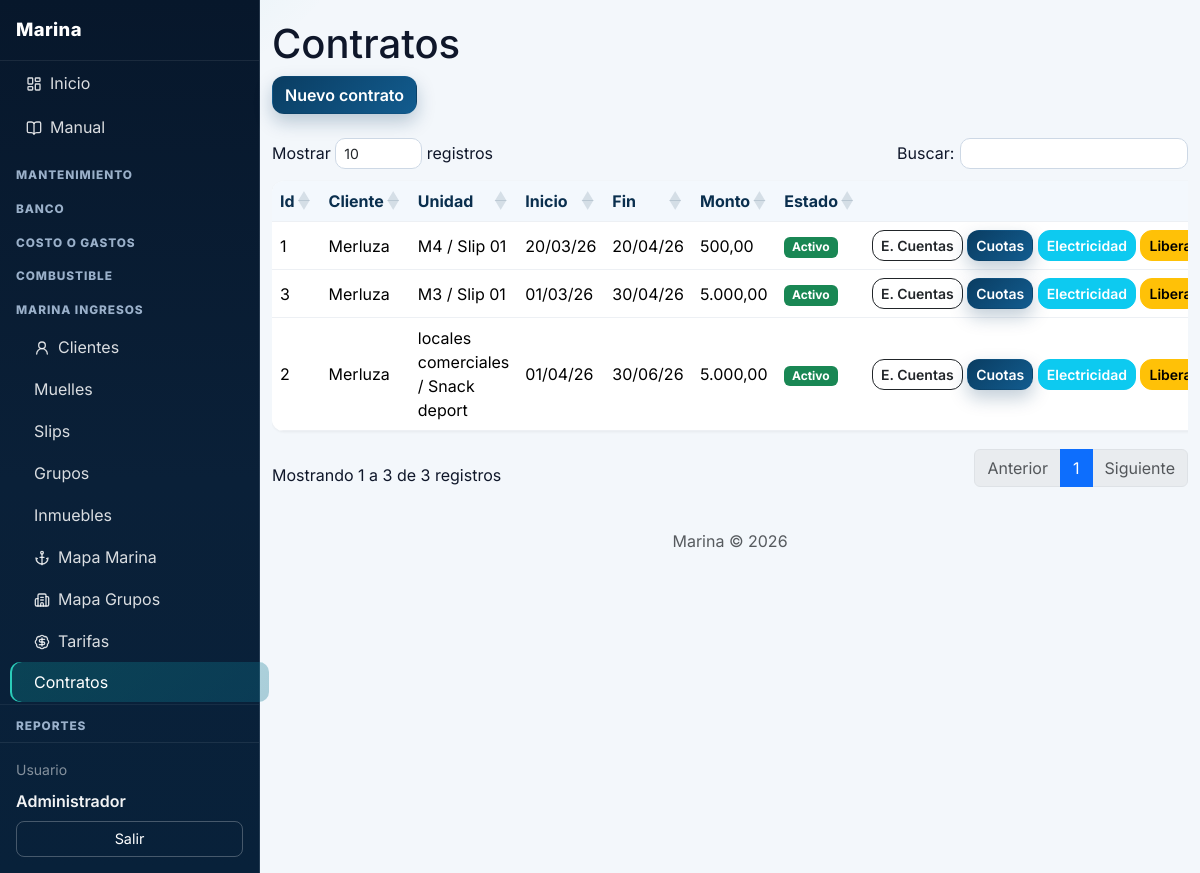
Page /index.php?p=contratos (signed in) on the committed database.
### tables this page shows
CREATE TABLE contratos (
  id INT UNSIGNED AUTO_INCREMENT PRIMARY KEY,
  cliente_id INT UNSIGNED NOT NULL,
  cuenta_id INT UNSIGNED NOT NULL COMMENT 'Cuenta de la marina donde se acreditan los pagos',
  muelle_id INT UNSIGNED NULL,
  slip_id INT UNSIGNED NULL,
  grupo_id INT UNSIGNED NULL,
  inmueble_id INT UNSIGNED NULL,
  fecha_inicio DATE NOT NULL,
  fecha_fin DATE NOT NULL,
  monto_total DECIMAL(12,2) NOT NULL,
  observaciones TEXT NULL,
  numero_recibo VARCHAR(100) NULL COMMENT 'Número de recibo emitido al cliente',
  activo TINYINT(1) NOT NULL DEFAULT 1,
  estado VARCHAR(20) NOT NULL DEFAULT 'activo' COMMENT 'activo|terminado',
  created_at DATETIME NOT NULL DEFAULT CURRENT_TIMESTAMP,
  updated_at DATETIME NOT NULL DEFAULT CURRENT_TIMESTAMP ON UPDATE CURRENT_TIMESTAMP,
  created_by INT UNSIGNED NULL,
  updated_by INT UNSIGNED NULL,
  FOREIGN KEY (cliente_id) REFERENCES clientes(id) ON DELETE RESTRICT,
  FOREIGN KEY (cuenta_id) REFERENCES cuentas(id) ON DELETE RESTRICT,
  FOREIGN KEY (muelle_id) REFERENCES muelles(id) ON DELETE RESTRICT,
  FOREIGN KEY (slip_id) REFERENCES slips(id) ON DELETE RESTRICT,
  FOREIGN KEY (grupo_id) REFERENCES grupos(id) ON DELETE RESTRICT,
  FOREIGN KEY (inmueble_id) REFERENCES inmuebles(id) ON DELETE RESTRICT,
  FOREIGN KEY (created_by) REFERENCES usuarios(id),
  FOREIGN KEY (updated_by) REFERENCES usuarios(id)
);

CREATE TABLE clientes (
  id INT UNSIGNED AUTO_INCREMENT PRIMARY KEY,
  nombre VARCHAR(150) NOT NULL,
  documento VARCHAR(50) NULL,
  telefono VARCHAR(50) NULL,
  email VARCHAR(100) NULL,
  direccion TEXT NULL,
  dueno_capitan VARCHAR(150) NULL COMMENT 'Dueño / Capitán',
  created_at DATETIME NOT NULL DEFAULT CURRENT_TIMESTAMP,
  updated_at DATETIME NOT NULL DEFAULT CURRENT_TIMESTAMP ON UPDATE CURRENT_TIMESTAMP,
  created_by INT UNSIGNED NULL,
  updated_by INT UNSIGNED NULL,
  FOREIGN KEY (created_by) REFERENCES usuarios(id),
  FOREIGN KEY (updated_by) REFERENCES usuarios(id)
);

CREATE TABLE grupos (
  id INT UNSIGNED AUTO_INCREMENT PRIMARY KEY,
  nombre VARCHAR(120) NOT NULL,
  created_at DATETIME NOT NULL DEFAULT CURRENT_TIMESTAMP,
  updated_at DATETIME NOT NULL DEFAULT CURRENT_TIMESTAMP ON UPDATE CURRENT_TIMESTAMP,
  created_by INT UNSIGNED NULL,
  updated_by INT UNSIGNED NULL,
  FOREIGN KEY (created_by) REFERENCES usuarios(id),
  FOREIGN KEY (updated_by) REFERENCES usuarios(id)
);

CREATE TABLE inmuebles (
  id INT UNSIGNED AUTO_INCREMENT PRIMARY KEY,
  grupo_id INT UNSIGNED NOT NULL,
  nombre VARCHAR(120) NOT NULL,
  created_at DATETIME NOT NULL DEFAULT CURRENT_TIMESTAMP,
  updated_at DATETIME NOT NULL DEFAULT CURRENT_TIMESTAMP ON UPDATE CURRENT_TIMESTAMP,
  created_by INT UNSIGNED NULL,
  updated_by INT UNSIGNED NULL,
  FOREIGN KEY (grupo_id) REFERENCES grupos(id) ON DELETE RESTRICT,
  FOREIGN KEY (created_by) REFERENCES usuarios(id),
  FOREIGN KEY (updated_by) REFERENCES usuarios(id),
  UNIQUE KEY uk_inmueble_grupo (grupo_id, nombre)
);

### index.php (called while the page is built, shortened)
<?php
require_once __DIR__ . '/includes/funciones.php';
$p = trim($_GET['p'] ?? 'dashboard');
$p = preg_replace('/[^a-z0-9_-]/', '', $p) ?: 'dashboard';
$pagina = __DIR__ . '/pages/' . $p . '.php';
require $pagina;

### includes/funciones.php (called while the page is built, shortened)
<?php
function e(string $s): string {
    return htmlspecialchars($s, ENT_QUOTES, 'UTF-8');
}
function fechaFormato(?string $fecha, string $formato = MARINA_FMT_FECHA_PANTALLA): string {
    $t = strtotime($fecha);
    return $t ? date($formato, $t) : $fecha;
}
function dinero(float $n): string {
    return number_format($n, 2, ',', '.');
}

### pages/contratos.php (the view, shortened to what this page needs)
<?php
$pdo = getDb();
    ?>
    <?php
require_once __DIR__ . '/../includes/contrato_estado_cuenta.php';
require_once __DIR__ . '/../includes/layout.php';
?>
<h1>Contratos</h1>
<div class="toolbar d-flex gap-2"><button type="button" class="btn btn-primary" id="btnNuevoContrato">Nuevo contrato</button></div>
<table>
    <thead>
        <tr><th>Id</th><th>Cliente</th><th>Unidad</th><th>Inicio</th><th>Fin</th><th>Monto</th><th>Estado</th><th></th></tr>
    </thead>
    <tbody>
    <?php
    $sqlLista = "
        SELECT co.id, co.cliente_id, co.cuenta_id, co.muelle_id, co.slip_id, co.grupo_id, co.inmueble_id, co.fecha_inicio, co.fecha_fin, co.monto_total, co.observaciones, co.numero_recibo, co.activo, COALESCE(co.estado, 'activo') AS estado,
               cl.nombre AS cliente_nombre,
               m.nombre AS muelle_nombre, s.nombre AS slip_nombre, g.nombre AS grupo_nombre, i.nombre AS inmueble_nombre
        FROM contratos co
        JOIN clientes cl ON co.cliente_id = cl.id
        LEFT JOIN muelles m ON co.muelle_id = m.id
        LEFT JOIN slips s ON co.slip_id = s.id
        LEFT JOIN grupos g ON co.grupo_id = g.id
        LEFT JOIN inmuebles i ON co.inmueble_id = i.id
        WHERE 1=1
    ";
    $paramsLista = [];
    $sqlLista .= ' ORDER BY co.fecha_fin ASC, co.id DESC ';
    $st = $pdo->prepare($sqlLista);
    $st->execute($paramsLista);
    while ($r = $st->fetch()): ?>
        <tr>
            <td><?= $r['id'] ?></td>
            <td><?= e($r['cliente_nombre']) ?></td>
            <td><?= e(($r['grupo_nombre'] ? ($r['grupo_nombre'] . ' / ' . $r['inmueble_nombre']) : (($r['muelle_nombre'] ?? '—') . ' / ' . ($r['slip_nombre'] ?? '—')))) ?></td>
            <td><?= fechaFormato($r['fecha_inicio']) ?></td>
            <td><?= fechaFormato($r['fecha_fin']) ?></td>
            <td><?= dinero($r['monto_total']) ?></td>
            <td><?php $est = (string) ($r['estado'] ?? 'activo'); ?>
                <span class="badge <?= $est === 'activo' ? 'bg-success' : 'bg-secondary' ?>"><?= $est === 'activo' ? 'Activo' : 'Liberado' ?></span>
            </td>
            <td class="acciones">
                <?= marina_html_btn_estado_cuenta_contrato((int) $r['id']) ?>
                <a href="?p=contratos&accion=cuotas&id=<?= $r['id'] ?>" class="btn btn-primary btn-sm">Cuotas</a>
                <a href="<?= MARINA_URL ?>/index.php?p=contratos-electricidad&amp;id=<?= (int) $r['id'] ?>" class="btn btn-info btn-sm text-white">Electricidad</a>
                <?php if ($est === 'activo'): ?>
                <button type="button" class="btn btn-warning btn-sm btn-liberar-contrato" data-id="<?= (int)$r['id'] ?>" data-nombre="<?= e($r['cliente_nombre'] . ' #' . $r['id']) ?>">Liberar</button>
                <?php endif; ?>
            </td>
        </tr>
    <?php endwhile; ?>
    </tbody>
</table>
<?php require_once __DIR__ . '/../includes/footer.php'; ?>

### includes/contrato_estado_cuenta.php (shortened to what this page needs)
<?php
function marina_html_btn_estado_cuenta_contrato(int $contratoId): string
{
    return '<button type="button" class="btn btn-outline-dark btn-sm btn-estado-cuenta-contrato" data-contrato-id="' . (int) $contratoId . '">E. Cuentas</button>';
}

### assets/css/estilos.css (style rules this page uses)
body { font-family: system-ui, -apple-system, Segoe UI, Roboto, Arial, sans-serif; background: #f4f6f9; }
.toolbar { margin-bottom: 1rem; }
.acciones { white-space: nowrap; }
table { background: #fff; border-radius: .75rem; overflow: hidden; box-shadow: 0 1px 3px rgba(0, 0, 0, 0.06); }
th, td { padding: .75rem 1rem; border-bottom: 1px solid #edf0f4; }
th { background: #f8fafc; font-weight: 700; }
.dataTables_wrapper table.dataTable { margin-top: .25rem !important; margin-bottom: .25rem !important; }
:root { --bg-main: #f3f7fb; --surface: #ffffff; --surface-soft: #f8fbff; --text-main: #0f172a; --text-soft: #64748b; --brand-1: #0a3d62; --brand-2: #0ea5a6; --ok: #0f9f64; --danger: #d14343; --radius-lg: 16px; --radius-md: 12px; --shadow-soft: 0 10px 30px rgba(15, 23, 42, 0.08); }
body { font-family: "Inter", system-ui, -apple-system, Segoe UI, Roboto, Arial, sans-serif; color: var(--text-main); background: radial-gradient(1200px 600px at -10% -10%, rgba(14, 165, 166, 0.16), transparent 40%), radial-gradient(900px 500px at 120% -20%, rgba(10, 61, 98, 0.2), transparent 35%), var(--bg-main); }
.btn { border-radius: 12px; font-weight: 600; transition: transform .16s ease, box-shadow .16s ease, opacity .16s ease; }
.btn-primary { background: linear-gradient(135deg, var(--brand-1), #125c8f); border-color: transparent; box-shadow: 0 8px 18px rgba(10, 61, 98, .25); }
.dataTables_wrapper table.dataTable thead th { background: #f3f8fd !important; color: #0a2f4e; }

### rows in the picture
contratos: id "1", cliente.nombre "Merluza", slip_nombre "M4 / Slip 01", fecha_inicio "20/03/26", fecha_fin "20/04/26", monto_total "500,00"
contratos: id "3", cliente.nombre "Merluza", slip_nombre "M3 / Slip 01", fecha_inicio "01/03/26", fecha_fin "30/04/26", monto_total "5.000,00"
contratos: id "2", cliente.nombre "Merluza", grupo.nombre "locales comerciales / Snack deport", fecha_inicio "01/04/26", fecha_fin "30/06/26", monto_total "5.000,00"

### other values in the picture
$nombre_usuario "Administrador"
